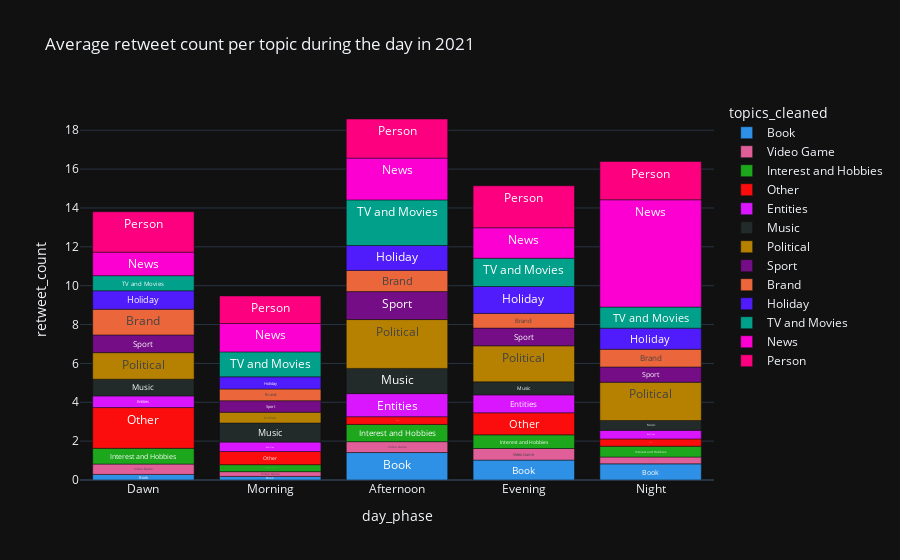

Notebook source saved alongside this figure:
### Code cell
fig = px.bar(topic_analysis_2021_day_phase, x="day_phase", y="retweet_count", color="topics_cleaned", text="topics_cleaned", category_orders={'day_phase': day_phases}, color_discrete_sequence=px.colors.qualitative.Dark24,
             title='Average retweet count per topic during the day in 2021')
fig.show()

### Figure 1 — Plotly figure (JSON) as saved in the notebook; plotly's stock layout.template omitted (floating-point values rounded to 4 significant figures)
{"data": [{"alignmentgroup": "True", "hovertemplate": "topics_cleaned=%{text}<br>day_phase=%{x}<br>retweet_count=%{y}<extra></extra>", "legendgroup": "Book", "marker": {"color": "#2E91E5", "pattern": {"shape": ""}}, "name": "Book", "offsetgroup": "Book", "orientation": "v", "showlegend": true, "text": ["Book", "Book", "Book", "Book", "Book"], "textposition": "auto", "x": ["Morning", "Dawn", "Night", "Evening", "Afternoon"], "xaxis": "x", "y": [0.1852, 0.2881, 0.8312, 1.025, 1.413], "yaxis": "y", "type": "bar"}, {"alignmentgroup": "True", "hovertemplate": "topics_cleaned=%{text}<br>day_phase=%{x}<br>retweet_count=%{y}<extra></extra>", "legendgroup": "Video Game", "marker": {"color": "#E15F99", "pattern": {"shape": ""}}, "name": "Video Game", "offsetgroup": "Video Game", "orientation": "v", "showlegend": true, "text": ["Video Game", "Video Game", "Video Game", "Video Game", "Video Game"], "textposition": "auto", "x": ["Morning", "Night", "Dawn", "Afternoon", "Evening"], "xaxis": "x", "y": [0.2448, 0.3521, 0.5317, 0.56, 0.596], "yaxis": "y", "type": "bar"}, {"alignmentgroup": "True", "hovertemplate": "topics_cleaned=%{text}<br>day_phase=%{x}<br>retweet_count=%{y}<extra></extra>", "legendgroup": "Interest and Hobbies", "marker": {"color": "#1CA71C", "pattern": {"shape": ""}}, "name": "Interest and Hobbies", "offsetgroup": "Interest and Hobbies", "orientation": "v", "showlegend": true, "text": ["Interest and Hobbies", "Interest and Hobbies", "Interest and Hobbies", "Interest and Hobbies", "Interest and Hobbies"], "textposition": "auto", "x": ["Morning", "Night", "Evening", "Dawn", "Afternoon"], "xaxis": "x", "y": [0.3599, 0.5559, 0.7035, 0.8109, 0.8884], "yaxis": "y", "type": "bar"}, {"alignmentgroup": "True", "hovertemplate": "topics_cleaned=%{text}<br>day_phase=%{x}<br>retweet_count=%{y}<extra></extra>", "legendgroup": "Other", "marker": {"color": "#FB0D0D", "pattern": {"shape": ""}}, "name": "Other", "offsetgroup": "Other", "orientation": "v", "showlegend": true, "text": ["Other", "Other", "Other", "Other", "Other"], "textposition": "auto", "x": ["Night", "Afternoon", "Morning", "Evening", "Dawn"], "xaxis": "x", "y": [0.3758, 0.3957, 0.6768, 1.135, 2.098], "yaxis": "y", "type": "bar"}, {"alignmentgroup": "True", "hovertemplate": "topics_cleaned=%{text}<br>day_phase=%{x}<br>retweet_count=%{y}<extra></extra>", "legendgroup": "Entities", "marker": {"color": "#DA16FF", "pattern": {"shape": ""}}, "name": "Entities", "offsetgroup": "Entities", "orientation": "v", "showlegend": true, "text": ["Entities", "Entities", "Entities", "Entities", "Entities"], "textposition": "auto", "x": ["Night", "Morning", "Dawn", "Evening", "Afternoon"], "xaxis": "x", "y": [0.4418, 0.484, 0.5986, 0.9221, 1.19], "yaxis": "y", "type": "bar"}, {"alignmentgroup": "True", "hovertemplate": "topics_cleaned=%{text}<br>day_phase=%{x}<br>retweet_count=%{y}<extra></extra>", "legendgroup": "Music", "marker": {"color": "#222A2A", "pattern": {"shape": ""}}, "name": "Music", "offsetgroup": "Music", "orientation": "v", "showlegend": true, "text": ["Music", "Music", "Music", "Music", "Music"], "textposition": "auto", "x": ["Night", "Evening", "Dawn", "Morning", "Afternoon"], "xaxis": "x", "y": [0.5056, 0.6695, 0.8601, 0.9825, 1.297], "yaxis": "y", "type": "bar"}, {"alignmentgroup": "True", "hovertemplate": "topics_cleaned=%{text}<br>day_phase=%{x}<br>retweet_count=%{y}<extra></extra>", "legendgroup": "Political", "marker": {"color": "#B68100", "pattern": {"shape": ""}}, "name": "Political", "offsetgroup": "Political", "orientation": "v", "showlegend": true, "text": ["Political", "Political", "Political", "Political", "Political"], "textposition": "auto", "x": ["Morning", "Dawn", "Evening", "Night", "Afternoon"], "xaxis": "x", "y": [0.5556, 1.368, 1.856, 1.971, 2.513], "yaxis": "y", "type": "bar"}, {"alignmentgroup": "True", "hovertemplate": "topics_cleaned=%{text}<br>day_phase=%{x}<br>retweet_count=%{y}<extra></extra>", "legendgroup": "Sport", "marker": {"color": "#750D86", "pattern": {"shape": ""}}, "name": "Sport", "offsetgroup": "Sport", "orientation": "v", "showlegend": true, "text": ["Sport", "Sport", "Sport", "Sport", "Sport"], "textposition": "auto", "x": ["Morning", "Night", "Evening", "Dawn", "Afternoon"], "xaxis": "x", "y": [0.5928, 0.7849, 0.9117, 0.9117, 1.439], "yaxis": "y", "type": "bar"}, {"alignmentgroup": "True", "hovertemplate": "topics_cleaned=%{text}<br>day_phase=%{x}<br>retweet_count=%{y}<extra></extra>", "legendgroup": "Brand", "marker": {"color": "#EB663B", "pattern": {"shape": ""}}, "name": "Brand", "offsetgroup": "Brand", "orientation": "v", "showlegend": true, "text": ["Brand", "Brand", "Brand", "Brand", "Brand"], "textposition": "auto", "x": ["Morning", "Evening", "Night", "Afternoon", "Dawn"], "xaxis": "x", "y": [0.6015, 0.7564, 0.9101, 1.092, 1.321], "yaxis": "y", "type": "bar"}, {"alignmentgroup": "True", "hovertemplate": "topics_cleaned=%{text}<br>day_phase=%{x}<br>retweet_count=%{y}<extra></extra>", "legendgroup": "Holiday", "marker": {"color": "#511CFB", "pattern": {"shape": ""}}, "name": "Holiday", "offsetgroup": "Holiday", "orientation": "v", "showlegend": true, "text": ["Holiday", "Holiday", "Holiday", "Holiday", "Holiday"], "textposition": "auto", "x": ["Morning", "Dawn", "Night", "Afternoon", "Evening"], "xaxis": "x", "y": [0.6263, 0.9512, 1.087, 1.284, 1.384], "yaxis": "y", "type": "bar"}, {"alignmentgroup": "True", "hovertemplate": "topics_cleaned=%{text}<br>day_phase=%{x}<br>retweet_count=%{y}<extra></extra>", "legendgroup": "TV and Movies", "marker": {"color": "#00A08B", "pattern": {"shape": ""}}, "name": "TV and Movies", "offsetgroup": "TV and Movies", "orientation": "v", "showlegend": true, "text": ["TV and Movies", "TV and Movies", "TV and Movies", "TV and Movies", "TV and Movies"], "textposition": "auto", "x": ["Dawn", "Night", "Morning", "Evening", "Afternoon"], "xaxis": "x", "y": [0.7771, 1.086, 1.284, 1.456, 2.345], "yaxis": "y", "type": "bar"}, {"alignmentgroup": "True", "hovertemplate": "topics_cleaned=%{text}<br>day_phase=%{x}<br>retweet_count=%{y}<extra></extra>", "legendgroup": "News", "marker": {"color": "#FB00D1", "pattern": {"shape": ""}}, "name": "News", "offsetgroup": "News", "orientation": "v", "showlegend": true, "text": ["News", "News", "News", "News", "News"], "textposition": "auto", "x": ["Dawn", "Morning", "Evening", "Afternoon", "Night"], "xaxis": "x", "y": [1.211, 1.462, 1.568, 2.149, 5.522], "yaxis": "y", "type": "bar"}, {"alignmentgroup": "True", "hovertemplate": "topics_cleaned=%{text}<br>day_phase=%{x}<br>retweet_count=%{y}<extra></extra>", "legendgroup": "Person", "marker": {"color": "#FC0080", "pattern": {"shape": ""}}, "name": "Person", "offsetgroup": "Person", "orientation": "v", "showlegend": true, "text": ["Person", "Person", "Person", "Person", "Person"], "textposition": "auto", "x": ["Morning", "Night", "Afternoon", "Dawn", "Evening"], "xaxis": "x", "y": [1.417, 1.969, 2.013, 2.081, 2.16], "yaxis": "y", "type": "bar"}], "layout": {"xaxis": {"anchor": "y", "domain": [0.0, 1.0], "title": {"text": "day_phase"}, "categoryorder": "array", "categoryarray": ["Dawn", "Morning", "Afternoon", "Evening", "Night"]}, "yaxis": {"anchor": "x", "domain": [0.0, 1.0], "title": {"text": "retweet_count"}}, "legend": {"title": {"text": "topics_cleaned"}, "tracegroupgap": 0}, "title": {"text": "Average retweet count per topic during the day in 2021"}, "barmode": "relative"}}
